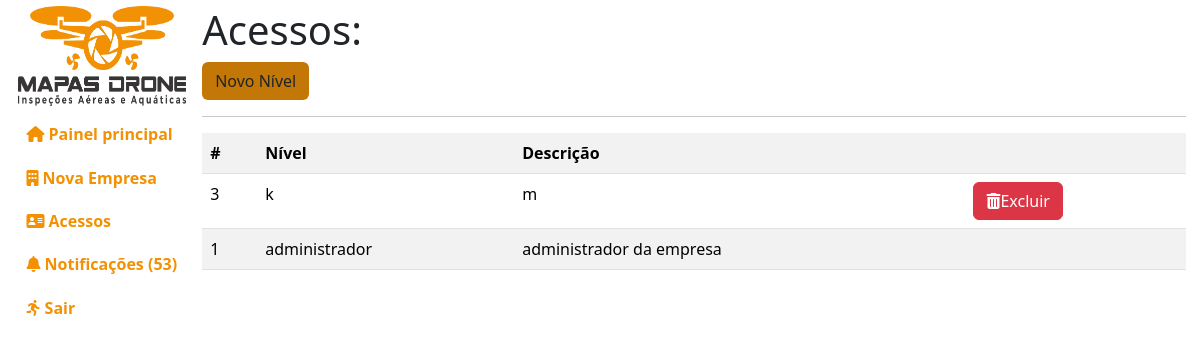
The app's page /administracao/niveis/ (signed in), older data.
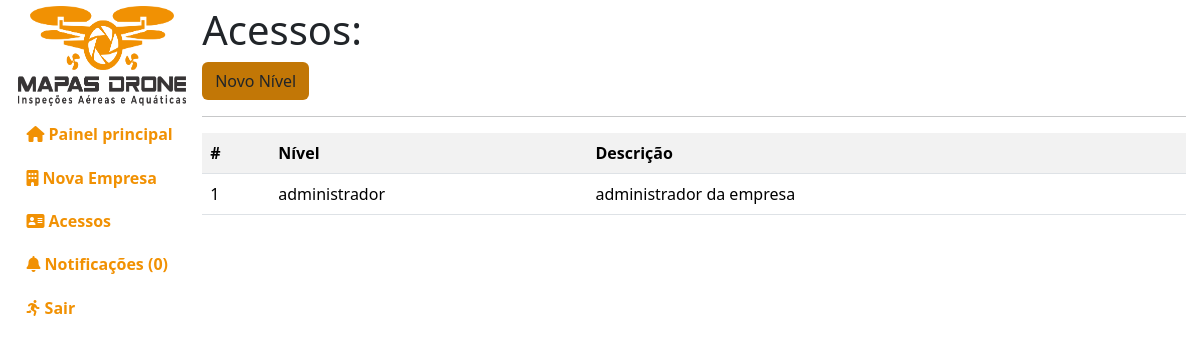
The same page, newer data.
### empresa/models.py (models this page shows, shortened)
class Nivel(models.Model):
    nome_do_nivel = models.CharField(max_length=100, default="")
    descricao = models.TextField(max_length=255, default="")
    data_criado = models.DateTimeField(default=timezone.now)
    class Meta:
        db_table = "nivel"
        verbose_name = "Nivel"
        verbose_name_plural = "Niveis"
        ordering = ["-id"]

### administracao/views.py (the view)
# urls.py: path("niveis/", views.gerenciar_niveis),
def gerenciar_niveis(request):
    if request.user.is_authenticated and request.user.is_superuser:
        niveis = Nivel.objects.all()
        notificacoes = pega_notificacoes()
        context = {"niveis": niveis,
                   "notificacoes": notificacoes, "aviso": aviso()}
        return render(request, "administracao/public/gerenciar-niveis.html", context)
    info(request, msg="Você não tem permissão para acessar essa página!")
    return redirect("/")

### administracao/views.py (called while the page is built)
def pega_notificacoes(ordem="last"):
    notificacoes = Notificacoes.objects.all()
    return notificacoes

def aviso():
    nl = 0
    aviso = False
    for n in pega_notificacoes():
        if not n.visto:
            nl += 1
    if nl > 0:
        aviso = True
    return aviso

### templates/administracao/public/gerenciar-niveis.html (shortened to what this page needs)
{% extends 'base.html' %}
{% load static %}
{% load django_bootstrap5 %}
{% block css %}
<link rel="stylesheet" href="{% static 'index/css/administracao.css' %}">
{% endblock %}
{% block ld %}
<h1>Acessos:</h1>
<a class="botao btn" href="novo/">Novo N&iacute;vel</a>
<hr/>
{% if niveis %}
<table class="table table-striped">
    <tr>
        <th>#</th>
        <th>N&iacute;vel</th>
        <th>Descri&ccedil;&atilde;o</th>
        <th></th>
    </tr>
{% for nivel in niveis %}
    <tr>
        <td>{{nivel.id}}</td>
        <td>
            <span>{{nivel.nome_do_nivel}}</span>
        </td>
        <td>{{nivel.descricao}}
        </td>
        <td>
            {% if nivel.id != 1 %}
            <a href="/administracao/niveis/excluir/{{nivel.id}}" class="btn btn-danger">
                <i class="fa-solid fa-trash-can"></i>Excluir
            </a>
            {% endif %}
        </td>
    </tr>
{% endfor %}
</table>
{% else %}
    <div class="alert alert-danger">Nenhum n&iacute;vel de acesso cadastrado</div>
{% endif %}
{% endblock %}

Row changes from the older to the newer data that the page shows:
removed Nivel: id "3", nome_do_nivel "k", descricao "m"
Text that changed along with them:
{{ notificacoes|length }}: "53" → "0"
